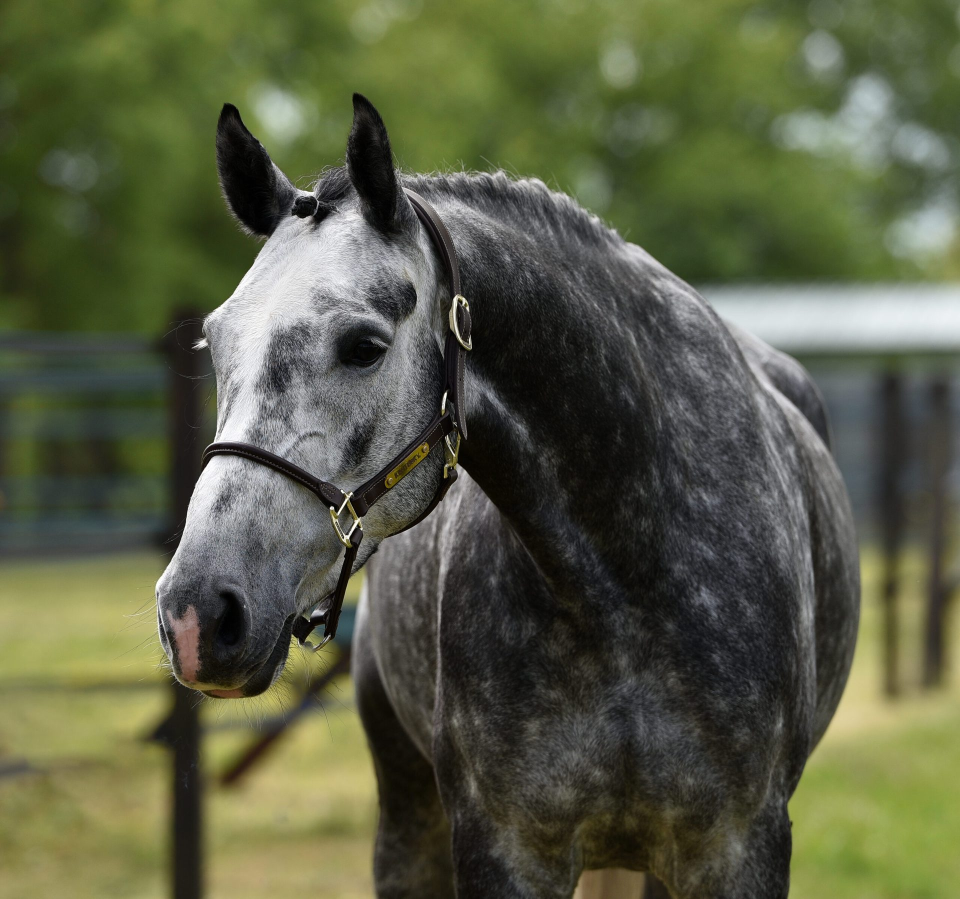
#> input picture assets/img/hero-grey-wide.jpg, 1920 x 1798 px (shown at 1/2 size)
$ python make-placeholders.py
#> lines starting #> are read from the running program, lines starting #| are printed output that depends on the picture
#!/usr/bin/env python3
"""Build the placeholder pictures and film still used on horse pages that have
neither of their own.

Asked for on 30 Aug: without them Mark and his team cannot see what the gallery
and the film section are supposed to look like, because thirty five of the
sixty pages have no spare photograph and thirty eight have no film.

The rule that matters here: a placeholder must never be mistaken for a picture
of that horse. Each one is built from a general photograph of the yard, laid
under a heavy navy veil so it plainly is not a portrait, with PLACEHOLDER
written across it in the house gold and a line underneath saying what it is
standing in for. Provenance is not being bent: the caption on the page says so
too, and the audit counts them.

Run: python3 scripts/make-placeholders.py
"""
import os
from PIL import Image, ImageDraw, ImageFont

ROOT = os.path.dirname(os.path.dirname(os.path.abspath(__file__)))
OUT = os.path.join(ROOT, "assets", "img", "placeholder")
os.makedirs(OUT, exist_ok=True)

NAVY = (10, 21, 38)
GOLD = (181, 145, 72)
IVORY = (250, 247, 242)

# General pictures of the place, never of one horse.
SOURCES = [
    ("gallery-1.jpg", "hero-grey-wide.jpg", (1100, 825)),
    ("gallery-2.jpg", "bases-yard.jpg",     (1100, 825)),
    ("gallery-3.jpg", "hero-neck-wide.jpg", (1100, 825)),
    ("gallery-4.jpg", "about-hero.jpg",     (1100, 825)),
    ("film.jpg",      "hero-sport.jpg",     (960, 540)),
]

def font(size, bold=True):
    for path in ("/System/Library/Fonts/Supplemental/Arial Bold.ttf",
                 "/System/Library/Fonts/Supplemental/Arial.ttf",
                 "/Library/Fonts/Arial.ttf"):
        if os.path.exists(path):
            return ImageFont.truetype(path, size)
    return ImageFont.load_default()

def cover(im, size):
    w, h = size
    scale = max(w / im.width, h / im.height)
    im = im.resize((round(im.width * scale), round(im.height * scale)), Image.LANCZOS)
    left, top = (im.width - w) // 2, (im.height - h) // 2
    return im.crop((left, top, left + w, top + h))

for out_name, src_name, size in SOURCES:
    src = os.path.join(ROOT, "assets", "img", src_name)
    im = cover(Image.open(src).convert("RGB"), size)
#> in cover, `w, h = size`: w = 1100; h = 825
#> in cover, `scale = max(w / im.width, h / im.height)`: scale = 0.573
#> in cover, `left, top = (im.width - w) // 2, (im.height - h) // 2`: left = 0; top = 102
#> in cover, `return im.crop((left, top, left + w, top + h))`:
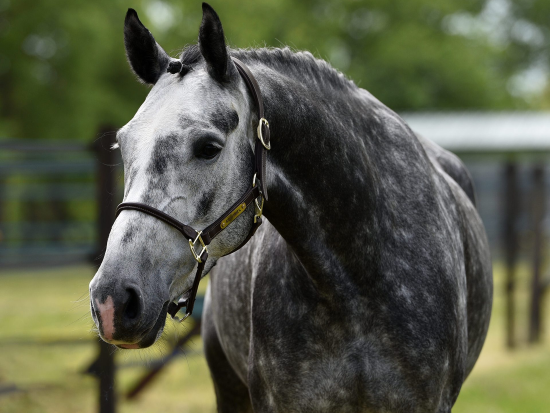
#> returned value: PIL image 1100x825 RGB (shown at 1/2 size); mean R, G, B 86.6, 90.3, 71

    # Heavy navy veil: a placeholder should not read as a photograph anyone
    # chose, and the word on top has to hold its contrast over any frame.
    veil = Image.new("RGB", size, NAVY)
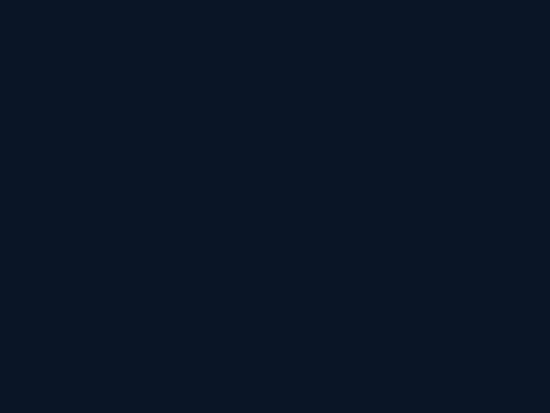
#> veil: PIL image 1100x825 RGB (shown at 1/2 size); mean R, G, B 10, 21, 38
    im = Image.blend(im, veil, 0.78)
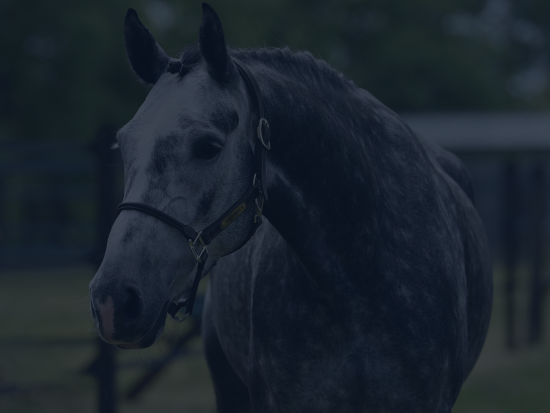
#> im: PIL image 1100x825 RGB (shown at 1/2 size); mean R, G, B 26.4, 35.8, 44.8

    d = ImageDraw.Draw(im)
    w, h = size
    big = font(round(w * 0.072))
    small = font(round(w * 0.024))

    word = "PLACEHOLDER"
    # Letter-spaced by hand: PIL has no tracking, and the house sets this
    # word wide.
    track = round(w * 0.012)
    widths = [d.textlength(c, font=big) for c in word]
#> widths = [6, 6, 6, 7, 6, 8, 7, 6, 7, 6, 6]
    total = sum(widths) + track * (len(word) - 1)
#> total = 201
    x = (w - total) / 2
#> x = 449.5
    # The film still carries a play button dead centre on the page, so the
    # word sits above it rather than behind it.
    y = h * 0.20 if out_name == "film.jpg" else h * 0.40
    for c, cw in zip(word, widths):
        d.text((x, y), c, font=big, fill=GOLD)
        x += cw + track
#> this loop made 11 passes
#> (c, cw, x) on passes 1 to 8: ('P', 6, 468.5), ('L', 6, 487.5), ('A', 6, 506.5), ('C', 7, 526.5), ('E', 6, 545.5), ('H', 8, 566.5), ('O', 7, 586.5), ('L', 6, 605.5)
#> after the loop, x = 663.5

    sub = "Film to be supplied" if out_name == "film.jpg" else "Photograph to be supplied"
    sw = d.textlength(sub, font=small)
#> sw = 121
    d.text(((w - sw) / 2, y + w * 0.098), sub, font=small, fill=IVORY)

    # A gold hairline over and under, so it reads as a marked-off frame.
    line_w = round(w * 0.30)
    for ly in (y - w * 0.035, y + w * 0.148):
        d.rectangle([(w - line_w) / 2, ly, (w + line_w) / 2, ly + 1], fill=GOLD)

    im.save(os.path.join(OUT, out_name), "JPEG", quality=80, optimize=True, progressive=True)
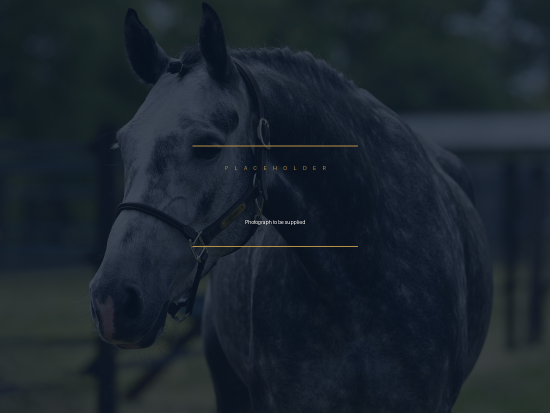
#> saved as gallery-1.jpg: PIL image 1100x825 RGB (shown at 1/2 size); mean R, G, B 26.7, 36, 44.9
    print(f"  {out_name}  {size[0]}x{size[1]}  from {src_name}")
#> pass 2 of the loop `for out_name, src_name, size in SOURCES:`:
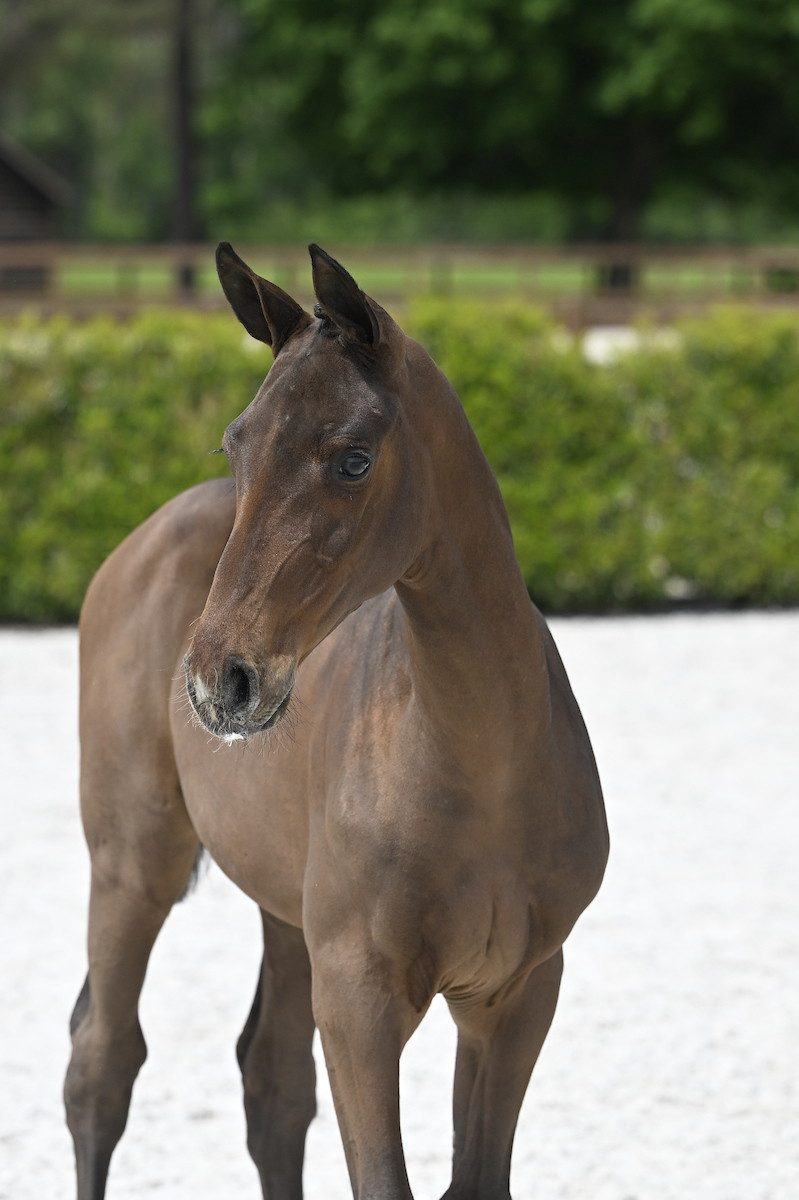
#> input picture assets/img/bases-yard.jpg, 799 x 1200 px
#> scale = 1.38
#> top = 413
#> in cover (call 2), `return im.crop((left, top, left + w, top + h))`:
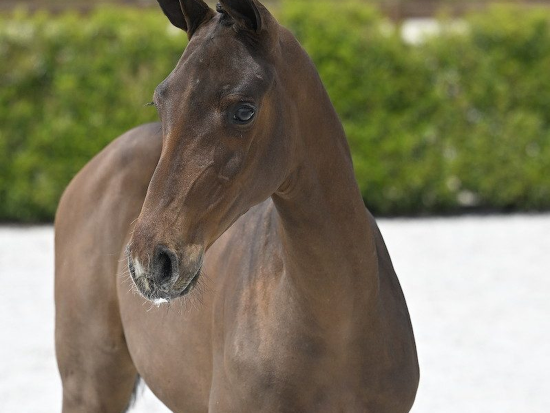
#> returned value: PIL image 1100x825 RGB (shown at 1/2 size); mean R, G, B 128.8, 123.8, 97.3
#> `x = (w - total) / 2`: x = 449.5
#> the loop `for c, cw in zip(word, widths):` made 11 passes
#> after the loop `for c, cw in zip(word, widths):`: x = 663.5
#> `im.save(os.path.join(OUT, out_name), "JPEG", quality=80, optimize=True..`:
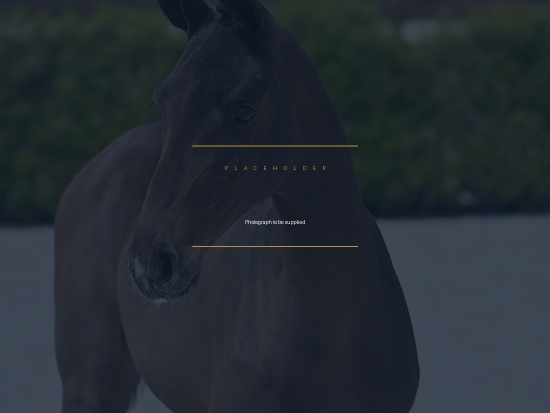
#> saved as gallery-2.jpg: PIL image 1100x825 RGB (shown at 1/2 size); mean R, G, B 36, 43.4, 50.6
#> pass 3 of the loop `for out_name, src_name, size in SOURCES:`:
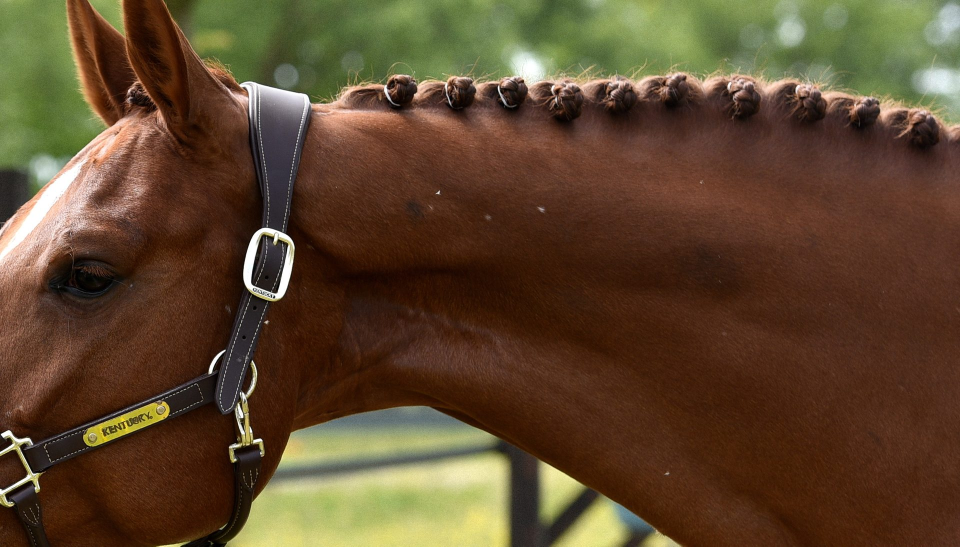
#> input picture assets/img/hero-neck-wide.jpg, 1920 x 1093 px (shown at 1/2 size)
#> scale = 0.755
#> left = 174; top = 0
#> in cover (call 3), `return im.crop((left, top, left + w, top + h))`:
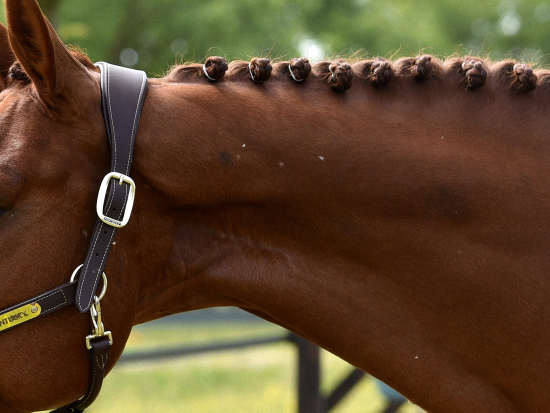
#> returned value: PIL image 1100x825 RGB (shown at 1/2 size); mean R, G, B 91.3, 68.5, 43
#> `x = (w - total) / 2`: x = 449.5
#> after the loop `for c, cw in zip(word, widths):`: x = 663.5
#> `im.save(os.path.join(OUT, out_name), "JPEG", quality=80, optimize=True..`:
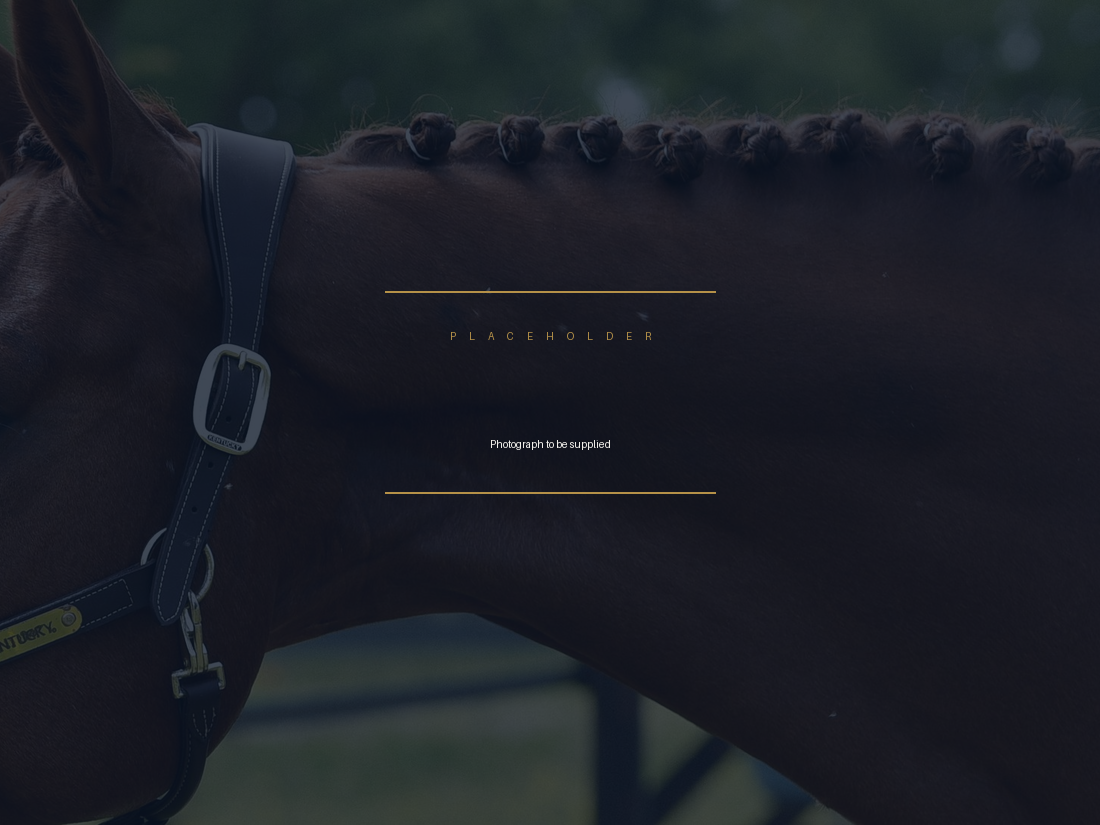
#> saved as gallery-3.jpg: PIL image 1100x825 RGB; mean R, G, B 27.7, 31.2, 38.7
#> (the run stopped early here; a loop or call above may not have finished)
